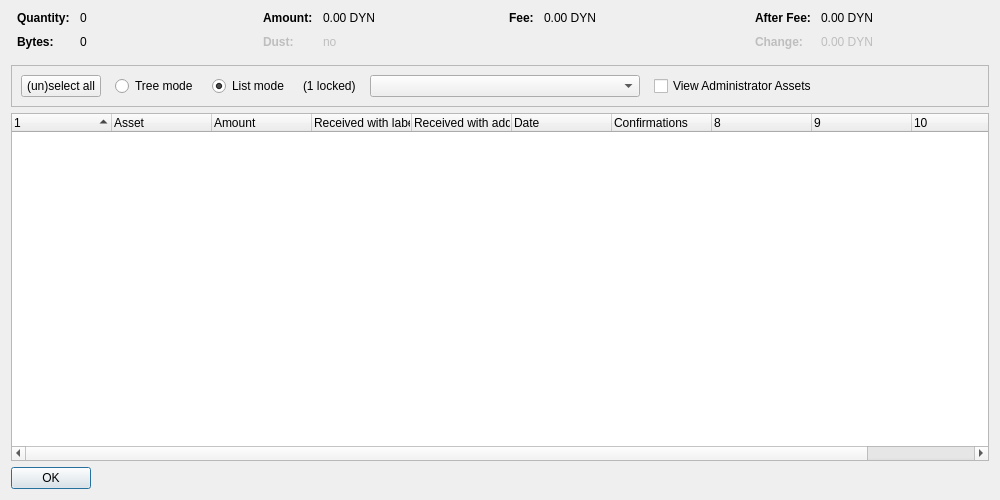
<?xml version="1.0" encoding="UTF-8"?>
<ui version="4.0">
 <class>AssetControlDialog</class>
 <widget class="QDialog" name="AssetControlDialog">
  <property name="geometry">
   <rect>
    <x>0</x>
    <y>0</y>
    <width>1000</width>
    <height>500</height>
   </rect>
  </property>
  <property name="windowTitle">
   <string>Asset Selection</string>
  </property>
  <layout class="QVBoxLayout" name="verticalLayout">
   <item>
    <layout class="QHBoxLayout" name="horizontalLayoutTop" stretch="0,0,0,0">
     <property name="topMargin">
      <number>0</number>
     </property>
     <property name="bottomMargin">
      <number>10</number>
     </property>
     <item>
      <layout class="QFormLayout" name="formLayoutAssetControl1">
       <property name="horizontalSpacing">
        <number>10</number>
       </property>
       <property name="verticalSpacing">
        <number>10</number>
       </property>
       <property name="leftMargin">
        <number>6</number>
       </property>
       <property name="rightMargin">
        <number>6</number>
       </property>
       <item row="0" column="0">
        <widget class="QLabel" name="labelAssetControlQuantityText">
         <property name="font">
          <font>
           <weight>75</weight>
           <bold>true</bold>
          </font>
         </property>
         <property name="text">
          <string>Quantity:</string>
         </property>
        </widget>
       </item>
       <item row="0" column="1">
        <widget class="QLabel" name="labelAssetControlQuantity">
         <property name="cursor">
          <cursorShape>IBeamCursor</cursorShape>
         </property>
         <property name="contextMenuPolicy">
          <enum>Qt::ActionsContextMenu</enum>
         </property>
         <property name="text">
          <string notr="true">0</string>
         </property>
         <property name="textInteractionFlags">
          <set>Qt::LinksAccessibleByMouse|Qt::TextSelectableByKeyboard|Qt::TextSelectableByMouse</set>
         </property>
        </widget>
       </item>
       <item row="1" column="0">
        <widget class="QLabel" name="labelAssetControlBytesText">
         <property name="font">
          <font>
           <weight>75</weight>
           <bold>true</bold>
          </font>
         </property>
         <property name="text">
          <string>Bytes:</string>
         </property>
        </widget>
       </item>
       <item row="1" column="1">
        <widget class="QLabel" name="labelAssetControlBytes">
         <property name="cursor">
          <cursorShape>IBeamCursor</cursorShape>
         </property>
         <property name="contextMenuPolicy">
          <enum>Qt::ActionsContextMenu</enum>
         </property>
         <property name="text">
          <string notr="true">0</string>
         </property>
         <property name="textInteractionFlags">
          <set>Qt::LinksAccessibleByMouse|Qt::TextSelectableByKeyboard|Qt::TextSelectableByMouse</set>
         </property>
        </widget>
       </item>
      </layout>
     </item>
     <item>
      <layout class="QFormLayout" name="formLayoutAssetControl2">
       <property name="horizontalSpacing">
        <number>10</number>
       </property>
       <property name="verticalSpacing">
        <number>10</number>
       </property>
       <property name="leftMargin">
        <number>6</number>
       </property>
       <property name="rightMargin">
        <number>6</number>
       </property>
       <item row="0" column="0">
        <widget class="QLabel" name="labelAssetControlAmountText">
         <property name="font">
          <font>
           <weight>75</weight>
           <bold>true</bold>
          </font>
         </property>
         <property name="text">
          <string>Amount:</string>
         </property>
        </widget>
       </item>
       <item row="0" column="1">
        <widget class="QLabel" name="labelAssetControlAmount">
         <property name="cursor">
          <cursorShape>IBeamCursor</cursorShape>
         </property>
         <property name="contextMenuPolicy">
          <enum>Qt::ActionsContextMenu</enum>
         </property>
         <property name="text">
          <string notr="true">0.00 DYN</string>
         </property>
         <property name="textInteractionFlags">
          <set>Qt::LinksAccessibleByMouse|Qt::TextSelectableByKeyboard|Qt::TextSelectableByMouse</set>
         </property>
        </widget>
       </item>
       <item row="1" column="0">
        <widget class="QLabel" name="labelAssetControlLowOutputText">
         <property name="enabled">
          <bool>false</bool>
         </property>
         <property name="font">
          <font>
           <weight>75</weight>
           <bold>true</bold>
          </font>
         </property>
         <property name="text">
          <string>Dust:</string>
         </property>
        </widget>
       </item>
       <item row="1" column="1">
        <widget class="QLabel" name="labelAssetControlLowOutput">
         <property name="enabled">
          <bool>false</bool>
         </property>
         <property name="cursor">
          <cursorShape>IBeamCursor</cursorShape>
         </property>
         <property name="contextMenuPolicy">
          <enum>Qt::ActionsContextMenu</enum>
         </property>
         <property name="text">
          <string notr="true">no</string>
         </property>
         <property name="textInteractionFlags">
          <set>Qt::LinksAccessibleByMouse|Qt::TextSelectableByKeyboard|Qt::TextSelectableByMouse</set>
         </property>
        </widget>
       </item>
      </layout>
     </item>
     <item>
      <layout class="QFormLayout" name="formLayoutAssetControl3">
       <property name="horizontalSpacing">
        <number>10</number>
       </property>
       <property name="verticalSpacing">
        <number>10</number>
       </property>
       <property name="leftMargin">
        <number>6</number>
       </property>
       <property name="rightMargin">
        <number>6</number>
       </property>
       <item row="0" column="0">
        <widget class="QLabel" name="labelAssetControlFeeText">
         <property name="font">
          <font>
           <weight>75</weight>
           <bold>true</bold>
          </font>
         </property>
         <property name="text">
          <string>Fee:</string>
         </property>
        </widget>
       </item>
       <item row="0" column="1">
        <widget class="QLabel" name="labelAssetControlFee">
         <property name="cursor">
          <cursorShape>IBeamCursor</cursorShape>
         </property>
         <property name="contextMenuPolicy">
          <enum>Qt::ActionsContextMenu</enum>
         </property>
         <property name="text">
          <string notr="true">0.00 DYN</string>
         </property>
         <property name="textInteractionFlags">
          <set>Qt::LinksAccessibleByMouse|Qt::TextSelectableByKeyboard|Qt::TextSelectableByMouse</set>
         </property>
        </widget>
       </item>
      </layout>
     </item>
     <item>
      <layout class="QFormLayout" name="formLayoutAssetControl4">
       <property name="horizontalSpacing">
        <number>10</number>
       </property>
       <property name="verticalSpacing">
        <number>10</number>
       </property>
       <property name="leftMargin">
        <number>6</number>
       </property>
       <property name="rightMargin">
        <number>6</number>
       </property>
       <item row="0" column="0">
        <widget class="QLabel" name="labelAssetControlAfterFeeText">
         <property name="font">
          <font>
           <weight>75</weight>
           <bold>true</bold>
          </font>
         </property>
         <property name="text">
          <string>After Fee:</string>
         </property>
        </widget>
       </item>
       <item row="0" column="1">
        <widget class="QLabel" name="labelAssetControlAfterFee">
         <property name="cursor">
          <cursorShape>IBeamCursor</cursorShape>
         </property>
         <property name="contextMenuPolicy">
          <enum>Qt::ActionsContextMenu</enum>
         </property>
         <property name="text">
          <string notr="true">0.00 DYN</string>
         </property>
         <property name="textInteractionFlags">
          <set>Qt::LinksAccessibleByMouse|Qt::TextSelectableByKeyboard|Qt::TextSelectableByMouse</set>
         </property>
        </widget>
       </item>
       <item row="1" column="0">
        <widget class="QLabel" name="labelAssetControlChangeText">
         <property name="enabled">
          <bool>false</bool>
         </property>
         <property name="font">
          <font>
           <weight>75</weight>
           <bold>true</bold>
          </font>
         </property>
         <property name="text">
          <string>Change:</string>
         </property>
        </widget>
       </item>
       <item row="1" column="1">
        <widget class="QLabel" name="labelAssetControlChange">
         <property name="enabled">
          <bool>false</bool>
         </property>
         <property name="cursor">
          <cursorShape>IBeamCursor</cursorShape>
         </property>
         <property name="contextMenuPolicy">
          <enum>Qt::ActionsContextMenu</enum>
         </property>
         <property name="text">
          <string notr="true">0.00 DYN</string>
         </property>
         <property name="textInteractionFlags">
          <set>Qt::LinksAccessibleByMouse|Qt::TextSelectableByKeyboard|Qt::TextSelectableByMouse</set>
         </property>
        </widget>
       </item>
      </layout>
     </item>
    </layout>
   </item>
   <item>
    <widget class="QFrame" name="frame">
     <property name="minimumSize">
      <size>
       <width>0</width>
       <height>40</height>
      </size>
     </property>
     <property name="frameShape">
      <enum>QFrame::StyledPanel</enum>
     </property>
     <property name="frameShadow">
      <enum>QFrame::Sunken</enum>
     </property>
     <layout class="QHBoxLayout" name="horizontalLayout">
      <item>
       <layout class="QHBoxLayout" name="horizontalLayoutPanel" stretch="0,0,0,0,0,0,0">
        <property name="spacing">
         <number>14</number>
        </property>
        <item>
         <widget class="QPushButton" name="pushButtonSelectAll">
          <property name="sizePolicy">
           <sizepolicy hsizetype="Maximum" vsizetype="Fixed">
            <horstretch>0</horstretch>
            <verstretch>0</verstretch>
           </sizepolicy>
          </property>
          <property name="text">
           <string>(un)select all</string>
          </property>
          <property name="autoDefault">
           <bool>false</bool>
          </property>
         </widget>
        </item>
        <item>
         <widget class="QRadioButton" name="radioTreeMode">
          <property name="sizePolicy">
           <sizepolicy hsizetype="Maximum" vsizetype="Fixed">
            <horstretch>0</horstretch>
            <verstretch>0</verstretch>
           </sizepolicy>
          </property>
          <property name="text">
           <string>Tree mode</string>
          </property>
         </widget>
        </item>
        <item>
         <widget class="QRadioButton" name="radioListMode">
          <property name="sizePolicy">
           <sizepolicy hsizetype="Maximum" vsizetype="Fixed">
            <horstretch>0</horstretch>
            <verstretch>0</verstretch>
           </sizepolicy>
          </property>
          <property name="text">
           <string>List mode</string>
          </property>
          <property name="checked">
           <bool>true</bool>
          </property>
         </widget>
        </item>
        <item>
         <widget class="QLabel" name="labelLocked">
          <property name="text">
           <string notr="true">(1 locked)</string>
          </property>
         </widget>
        </item>
        <item>
         <widget class="QComboBox" name="assetList">
          <property name="minimumContentsLength">
           <number>30</number>
          </property>
         </widget>
        </item>
        <item>
         <widget class="QCheckBox" name="viewAdministrator">
          <property name="toolTip">
           <string>View assets that you have the ownership asset for</string>
          </property>
          <property name="text">
           <string>View Administrator Assets</string>
          </property>
         </widget>
        </item>
        <item>
         <spacer name="horizontalSpacer">
          <property name="orientation">
           <enum>Qt::Horizontal</enum>
          </property>
          <property name="sizeHint" stdset="0">
           <size>
            <width>40</width>
            <height>20</height>
           </size>
          </property>
         </spacer>
        </item>
       </layout>
      </item>
     </layout>
    </widget>
   </item>
   <item>
    <widget class="AssetControlTreeWidget" name="treeWidget">
     <property name="contextMenuPolicy">
      <enum>Qt::CustomContextMenu</enum>
     </property>
     <property name="sortingEnabled">
      <bool>false</bool>
     </property>
     <property name="columnCount">
      <number>11</number>
     </property>
     <attribute name="headerShowSortIndicator" stdset="0">
      <bool>true</bool>
     </attribute>
     <attribute name="headerStretchLastSection">
      <bool>false</bool>
     </attribute>
     <column>
      <property name="text">
       <string/>
      </property>
     </column>
     <column>
      <property name="text">
       <string>Asset</string>
      </property>
     </column>
     <column>
      <property name="text">
       <string>Amount</string>
      </property>
     </column>
     <column>
      <property name="text">
       <string>Received with label</string>
      </property>
     </column>
     <column>
      <property name="text">
       <string>Received with address</string>
      </property>
     </column>
     <column>
      <property name="text">
       <string>Date</string>
      </property>
     </column>
     <column>
      <property name="text">
       <string>Confirmations</string>
      </property>
      <property name="toolTip">
       <string>Confirmed</string>
      </property>
     </column>
     <column>
      <property name="text">
       <string/>
      </property>
     </column>
     <column>
      <property name="text">
       <string/>
      </property>
     </column>
     <column>
      <property name="text">
       <string/>
      </property>
     </column>
     <column>
      <property name="text">
       <string/>
      </property>
     </column>
    </widget>
   </item>
   <item>
    <widget class="QDialogButtonBox" name="buttonBox">
     <property name="sizePolicy">
      <sizepolicy hsizetype="Maximum" vsizetype="Fixed">
       <horstretch>0</horstretch>
       <verstretch>0</verstretch>
      </sizepolicy>
     </property>
     <property name="orientation">
      <enum>Qt::Horizontal</enum>
     </property>
     <property name="standardButtons">
      <set>QDialogButtonBox::Ok</set>
     </property>
    </widget>
   </item>
  </layout>
 </widget>
 <customwidgets>
  <customwidget>
   <class>AssetControlTreeWidget</class>
   <extends>QTreeWidget</extends>
   <header location="global">assetcontroltreewidget.h</header>
  </customwidget>
 </customwidgets>
 <resources/>
 <connections/>
</ui>
